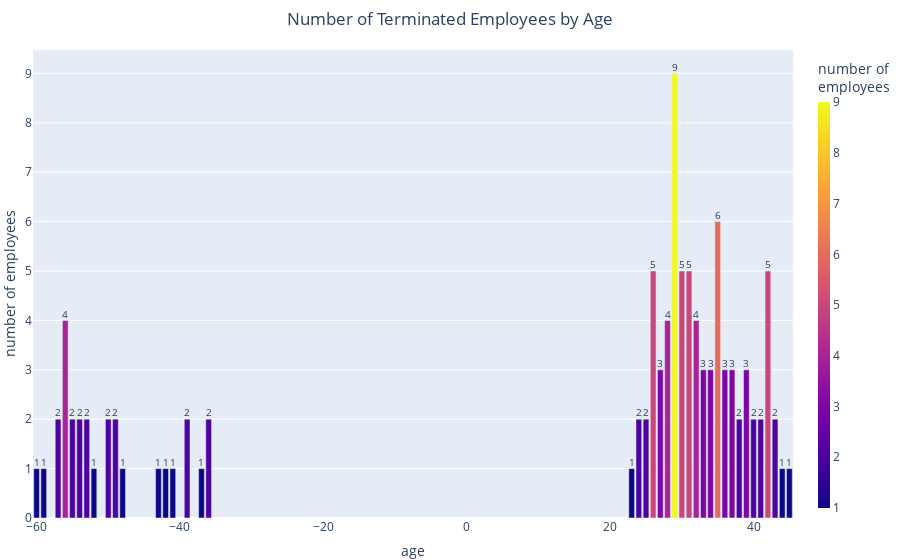

The notebook cell saved with this chart:
### Code cell
fig = px.bar(df_terminated.groupby('Age').Age.count(),
             color=df_terminated.groupby('Age').Age.count(), 
             text=df_terminated.groupby('Age').Age.count(),
             title='Number of Terminated Employees by Age',
             labels={'color':'number of<br>employees',
                     'value':'number of employees', 
                     'index': 'age'})

fig.update_traces(textfont_size=10, textangle=0, 
                  textposition='outside',
                  hovertemplate = 'age : %{x}<br>number of employees : %{y}') 

fig.update_layout(title_x=0.5, 
                  coloraxis_colorbar_thickness=12,
                  margin=dict(t=50, l=0, r=0, b=0))

fig

### Figure 1 — Plotly figure (JSON) as saved in the notebook; plotly's stock layout.template omitted (floating-point values rounded to 4 significant figures)
{"data": [{"alignmentgroup": "True", "hovertemplate": "age : %{x}<br>number of employees : %{y}", "legendgroup": "", "marker": {"color": [1, 1, 2, 4, 2, 2, 2, 1, 2, 2, 1, 1, 1, 1, 2, 1, 2, 1, 2, 2, 5, 3, 4, 9, 5, 5, 4, 3, 3, 6, 3, 3, 2, 3, 2, 2, 5, 2, 1, 1], "coloraxis": "coloraxis", "pattern": {"shape": ""}}, "name": "", "offsetgroup": "", "orientation": "v", "showlegend": false, "text": [1, 1, 2, 4, 2, 2, 2, 1, 2, 2, 1, 1, 1, 1, 2, 1, 2, 1, 2, 2, 5, 3, 4, 9, 5, 5, 4, 3, 3, 6, 3, 3, 2, 3, 2, 2, 5, 2, 1, 1], "textangle": 0, "textfont": {"size": 10}, "textposition": "outside", "type": "bar", "x": [-60, -59, -57, -56, -55, -54, -53, -52, -50, -49, -48, -43, -42, -41, -39, -37, -36, 23, 24, 25, 26, 27, 28, 29, 30, 31, 32, 33, 34, 35, 36, 37, 38, 39, 40, 41, 42, 43, 44, 45], "xaxis": "x", "y": [1, 1, 2, 4, 2, 2, 2, 1, 2, 2, 1, 1, 1, 1, 2, 1, 2, 1, 2, 2, 5, 3, 4, 9, 5, 5, 4, 3, 3, 6, 3, 3, 2, 3, 2, 2, 5, 2, 1, 1], "yaxis": "y"}], "layout": {"barmode": "relative", "coloraxis": {"colorbar": {"thickness": 12, "title": {"text": "number of<br>employees"}}, "colorscale": [[0, "#0d0887"], [0.1111, "#46039f"], [0.2222, "#7201a8"], [0.3333, "#9c179e"], [0.4444, "#bd3786"], [0.5556, "#d8576b"], [0.6667, "#ed7953"], [0.7778, "#fb9f3a"], [0.8889, "#fdca26"], [1, "#f0f921"]]}, "legend": {"tracegroupgap": 0}, "margin": {"b": 0, "l": 0, "r": 0, "t": 50}, "title": {"text": "Number of Terminated Employees by Age", "x": 0.5}, "xaxis": {"anchor": "y", "domain": [0, 1], "title": {"text": "age"}}, "yaxis": {"anchor": "x", "domain": [0, 1], "title": {"text": "number of employees"}}}}
